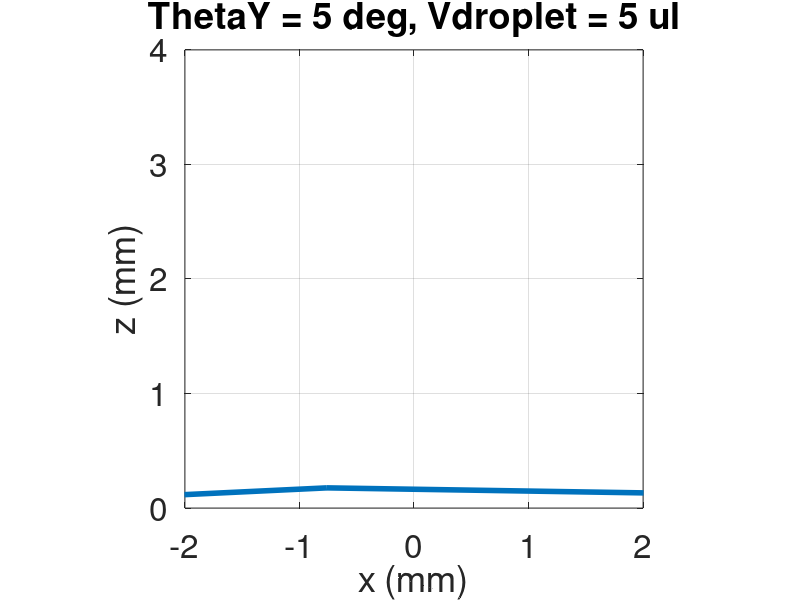

Recreate this plot in MATLAB.
%%%
%%% Analytical droplet shape calculator
%%% Started by nikoscham (2021)
%%%

Vdroplet = input ("Define droplet's volume (ul): "); % Droplet volume (ul)
Vdroplet = Vdroplet*1e-9; % Convert to m3
ThetaY = input ("Define Young's contact angle (deg): "); % Young's contact angle (deg)
ThetaY = ThetaY * pi / 180; % Convert to rad

% Calculate the point where the droplet touches the solid surface (ro)
ro = (Vdroplet/(2*pi/(3*tan(pi-ThetaY)^3)+pi/tan(pi-ThetaY)+2*pi*sqrt(1/(tan(pi-ThetaY))^2+1)^3/3))^(1/3);

% Calculate the z-cordinate of the center of the circle (zc)
zc = ro/tan(pi-ThetaY);

% Calculate the radius of the circle (R)
R = sqrt(zc^2+ro^2);

% Convert to mm
ro = ro * 1000;
zc = zc * 1000;
R = R *1000;

% Plot results
set(0, "defaulttextfontsize", 24) % Title
set(0, "defaultaxesfontsize", 24) % Axes labels
set(0, "defaultlinelinewidth", 4) 
t = linspace(0,2*pi,100)'; 
circsx = R.*cos(t);
circsz = R.*sin(t) + zc; 
plot(circsx,circsz); 
title (["ThetaY = "  ,num2str(ThetaY*180/pi), " deg, Vdroplet = " ,num2str(Vdroplet/1e-9), " ul"]);
xlabel ("x (mm)");
ylabel ("z (mm)");
axis ([-2, 2, 0, 4], "square");
grid on;
